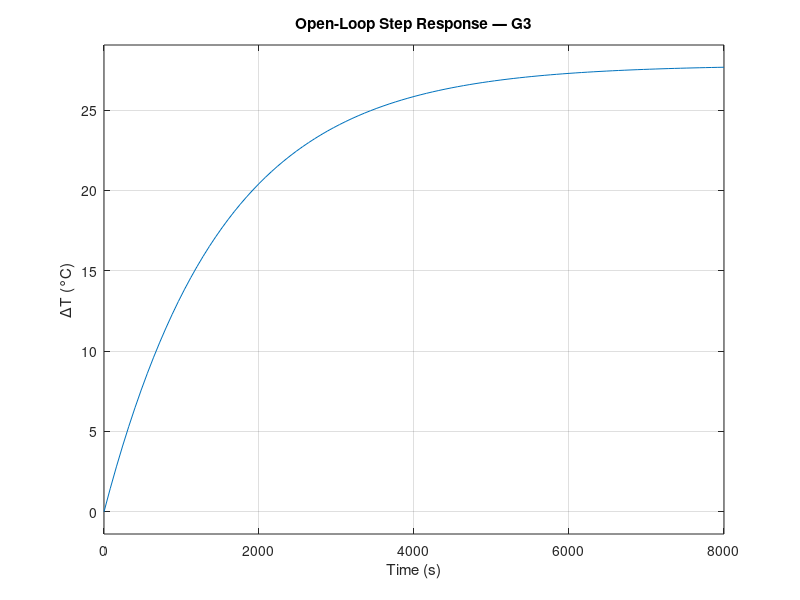
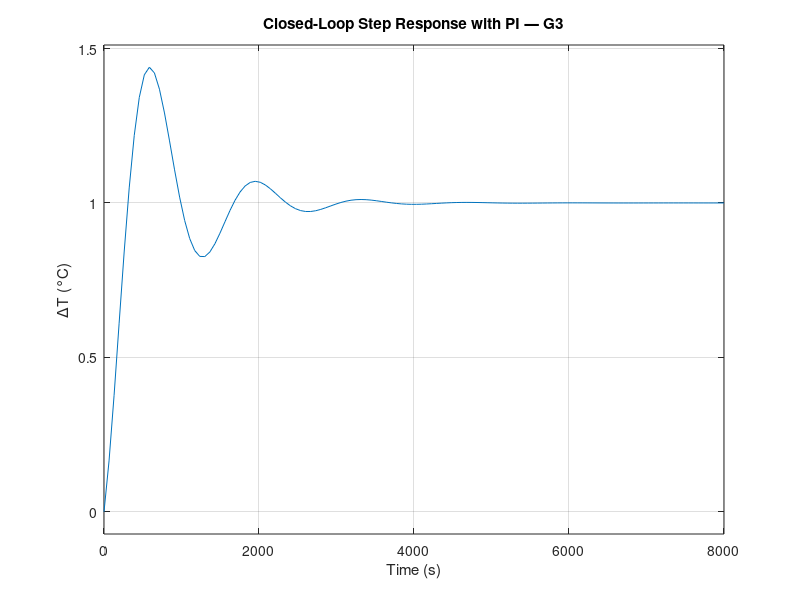
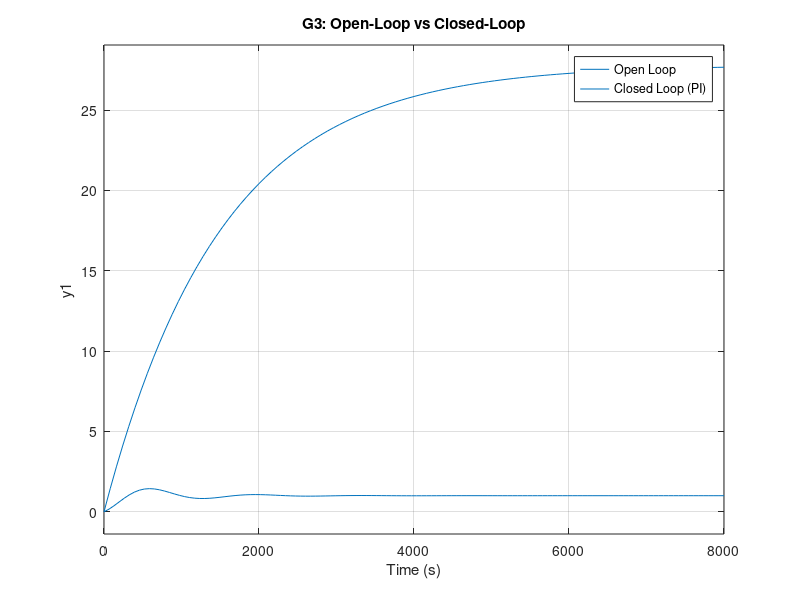

Write MATLAB code to recreate these figures, in order.
%% PI Controller Validation on G1 and G3
% User-defined Kp and Ki

clear; clc; close all;

%% ================= USER INPUT =================
Kp = 0.110115;        % <-- put your desired Kp here
Ki = 0.001250;      % <-- put your desired Ki here
% ===============================================

%% Identified plants
G1 = tf(25.95, [1688.11 1]);    % Dataset 1
G3 = tf(27.8,  [1508.15 1]);    % Dataset 3

%% PI Controller
C = pid(Kp, Ki);

%% Closed-loop systems
T1_cl = feedback(C * G1, 1);
T3_cl = feedback(C * G3, 1);

%% Open-loop step responses (plant only)
figure;
subplot(2,1,1)
step(G1, 8000)
grid on
title('Open-Loop Step Response — G1')
ylabel('\DeltaT (°C)')

subplot(2,1,2)
step(G3, 8000)
grid on
title('Open-Loop Step Response — G3')
xlabel('Time (s)')
ylabel('\DeltaT (°C)')

%% Closed-loop step responses (with PI)
figure;
subplot(2,1,1)
step(T1_cl, 8000)
grid on
title('Closed-Loop Step Response with PI — G1')
ylabel('\DeltaT (°C)')

subplot(2,1,2)
step(T3_cl, 8000)
grid on
title('Closed-Loop Step Response with PI — G3')
xlabel('Time (s)')
ylabel('\DeltaT (°C)')

%% Overlay comparison (before vs after)
figure;
subplot(2,1,1)
step(G1, 8000); hold on;
step(T1_cl, 8000);
grid on
title('G1: Open-Loop vs Closed-Loop')
legend('Open Loop', 'Closed Loop (PI)', 'Location', 'best')

subplot(2,1,2)
step(G3, 8000); hold on;
step(T3_cl, 8000);
grid on
title('G3: Open-Loop vs Closed-Loop')
legend('Open Loop', 'Closed Loop (PI)', 'Location', 'best')
xlabel('Time (s)')

%% Display controller gains
fprintf('\nPI Controller Parameters:\n');
fprintf('Kp = %.6f\n', Kp);
fprintf('Ki = %.6f\n', Ki);
